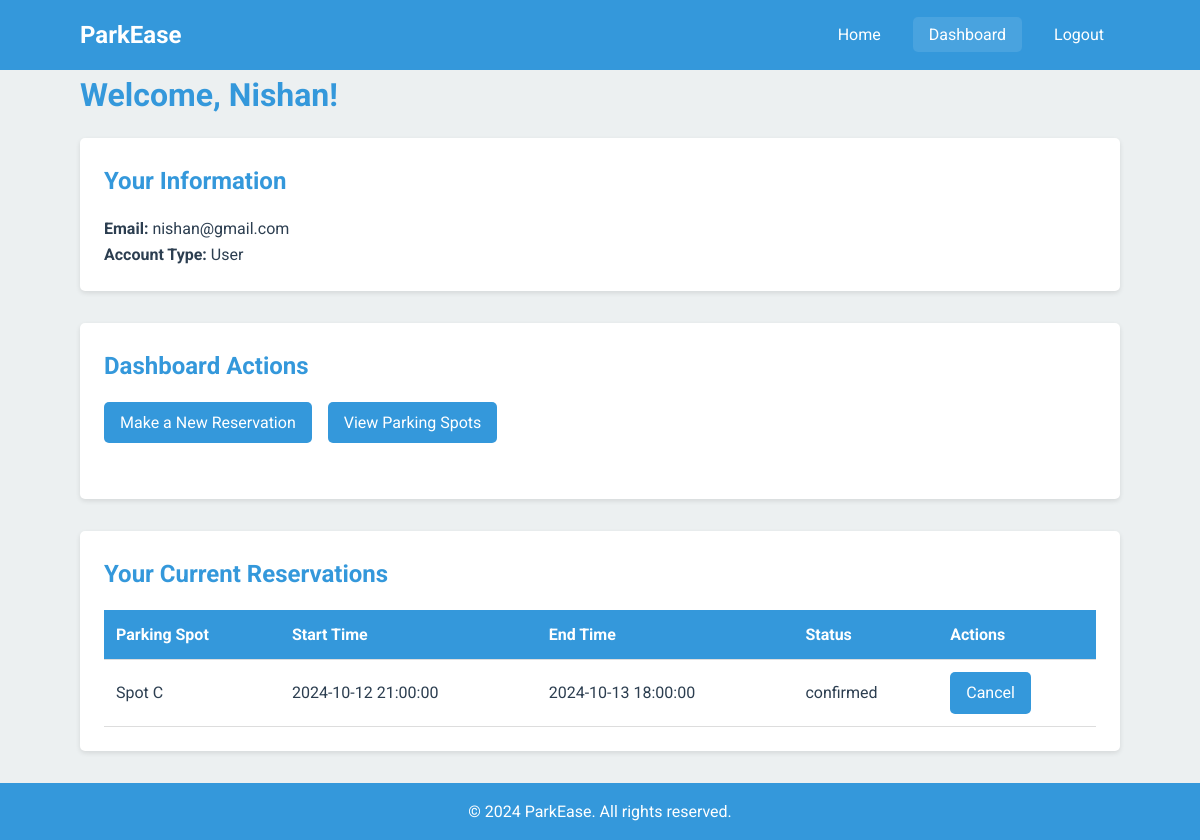
The app's page /dashboard.php (signed in) with its own data.
### tables this page shows
CREATE TABLE `users` (
  `id` int(11) NOT NULL,
  `username` varchar(50) NOT NULL,
  `email` varchar(100) NOT NULL,
  `password` varchar(255) NOT NULL,
  `role` enum('user','admin') DEFAULT 'user',
  `created_at` timestamp NOT NULL DEFAULT current_timestamp(),
  `updated_at` timestamp NOT NULL DEFAULT current_timestamp() ON UPDATE current_timestamp()
);

CREATE TABLE `reservations` (
  `id` int(11) NOT NULL,
  `user_id` int(11) NOT NULL,
  `spot_id` int(11) NOT NULL,
  `start_time` datetime NOT NULL,
  `end_time` datetime NOT NULL,
  `total_cost` decimal(10,2) NOT NULL,
  `status` enum('pending','confirmed','cancelled') DEFAULT 'pending',
  `created_at` timestamp NOT NULL DEFAULT current_timestamp(),
  `updated_at` timestamp NOT NULL DEFAULT current_timestamp() ON UPDATE current_timestamp()
);

CREATE TABLE `parking_spots` (
  `id` int(11) NOT NULL,
  `name` varchar(100) NOT NULL,
  `latitude` decimal(10,8) NOT NULL,
  `longitude` decimal(11,8) NOT NULL,
  `hourly_rate` decimal(6,2) NOT NULL,
  `is_active` tinyint(1) DEFAULT 1,
  `created_at` timestamp NOT NULL DEFAULT current_timestamp(),
  `updated_at` timestamp NOT NULL DEFAULT current_timestamp() ON UPDATE current_timestamp()
);

### includes/functions.php (called while the page is built, shortened)
<?php
function get_user_by_id($user_id) {
    global $conn;
    $stmt = $conn->prepare("SELECT id, username, email, role FROM users WHERE id = ?");
    $stmt->bind_param("i", $user_id);
    $stmt->execute();
    $result = $stmt->get_result();
    return $result->fetch_assoc();
}
function get_user_reservations($user_id) {
    global $conn;
    $stmt = $conn->prepare("SELECT r.id, p.name AS spot_name, r.start_time, r.end_time, r.status
                            FROM reservations r
                            JOIN parking_spots p ON r.spot_id = p.id
                            WHERE r.user_id = ?
                            ORDER BY r.start_time DESC");
    $stmt->bind_param("i", $user_id);
    $stmt->execute();
    $result = $stmt->get_result();
    return $result->fetch_all(MYSQLI_ASSOC);
}

### dashboard.php (the view, shortened to what this page needs)
<?php
require_once 'includes/functions.php';
$user_id = $_SESSION['user_id'];
$user = get_user_by_id($user_id);
$reservations = get_user_reservations($user_id);
?>
<!DOCTYPE html>
<html lang="en">
<head>
</head>
<body>
    <header>
        <nav class="container">
            <div class="logo">ParkEase</div>
            <ul>
                <li><a href="index.php">Home</a></li>
                <li><a href="dashboard.php" class="active">Dashboard</a></li>
                <li><a href="logout.php">Logout</a></li>
            </ul>
        </nav>
    </header>
    <main class="container">
        <h1>Welcome, <?php echo htmlspecialchars($user['username']); ?>!</h1>
        <section class="dashboard-section">
            <h2>Your Information</h2>
            <p><strong>Email:</strong> <?php echo htmlspecialchars($user['email']); ?></p>
            <p><strong>Account Type:</strong> <?php echo ucfirst(htmlspecialchars($user['role'])); ?></p>
        </section>
        <section class="dashboard-section">
            <h2>Dashboard Actions</h2>
            <div class="dashboard-actions">
                <a href="make_reservation.php" class="btn">Make a New Reservation</a>
                <a href="index.php" class="btn">View Parking Spots</a>
            </div>
        </section>
        <section class="dashboard-section">
            <h2>Your Current Reservations</h2>
            <?php if (empty($reservations)): ?>
                <p>You have no current reservations.</p>
            <?php else: ?>
                <table>
                    <thead>
                        <tr>
                            <th>Parking Spot</th>
                            <th>Start Time</th>
                            <th>End Time</th>
                            <th>Status</th>
                            <th>Actions</th>
                        </tr>
                    </thead>
                    <tbody>
                        <?php foreach ($reservations as $reservation): ?>
                            <tr>
                                <td><?php echo htmlspecialchars($reservation['spot_name']); ?></td>
                                <td><?php echo htmlspecialchars($reservation['start_time']); ?></td>
                                <td><?php echo htmlspecialchars($reservation['end_time']); ?></td>
                                <td><?php echo htmlspecialchars($reservation['status']); ?></td>
                                <td>
                                    <?php if ($reservation['status'] == 'confirmed'): ?>
                                        <a href="cancel_reservation.php?id=<?php echo $reservation['id']; ?>" class="btn" onclick="return confirm('Are you sure you want to cancel this reservation?')">Cancel</a>
                                    <?php endif; ?>
                                </td>
                            </tr>
                        <?php endforeach; ?>
                    </tbody>
                </table>
            <?php endif; ?>
        </section>
    </main>
    <footer>
        <p>&copy; 2024 ParkEase. All rights reserved.</p>
    </footer>
</body>
</html>

### dashboard.php (style rules this page uses)
:root { --primary-color: #3498db; --secondary-color: #2ecc71; --accent-color: #e74c3c; --background-color: #ecf0f1; --text-color: #2c3e50; --light-text: #ffffff; }
* { margin: 0; padding: 0; box-sizing: border-box; }
body { font-family: 'Roboto', sans-serif; line-height: 1.6; color: var(--text-color); background-color: var(--background-color); }
.container { width: 90%; max-width: 1200px; margin: 0 auto; padding: 0 20px; }
header { background-color: var(--primary-color); color: var(--light-text); padding: 1rem 0; }
nav { display: flex; justify-content: space-between; align-items: center; }
.logo { font-size: 1.5rem; font-weight: bold; }
nav ul { display: flex; list-style: none; }
nav ul li { margin-left: 1rem; }
nav ul li a { color: var(--light-text); text-decoration: none; padding: 0.5rem 1rem; border-radius: 5px; transition: background-color 0.3s ease; }
nav ul li a:hover, nav ul li a.active { background-color: rgba(255, 255, 255, 0.1); }
main { padding: 2rem 0; }
h1, h2 { margin-bottom: 1rem; color: var(--primary-color); }
.dashboard-section { background-color: #fff; border-radius: 5px; box-shadow: 0 2px 5px rgba(0, 0, 0, 0.1); padding: 1.5rem; margin-bottom: 2rem; }
.dashboard-actions { display: flex; gap: 1rem; margin-bottom: 2rem; }
.btn { display: inline-block; background-color: var(--primary-color); color: var(--light-text); padding: 0.5rem 1rem; text-decoration: none; border-radius: 5px; transition: background-color 0.3s ease; }
table { width: 100%; border-collapse: collapse; }
th, td { padding: 0.75rem; text-align: left; border-bottom: 1px solid #ddd; }
th { background-color: var(--primary-color); color: var(--light-text); }
footer { background-color: var(--primary-color); color: var(--light-text); text-align: center; padding: 1rem 0; margin-top: 2rem; }

### records on screen
users: username "Nishan", email "nishan@gmail.com", role "User"
reservations: spot.name "Spot C", start_time "2024-10-12 21:00:00", end_time "2024-10-13 18:00:00", status "confirmed"
